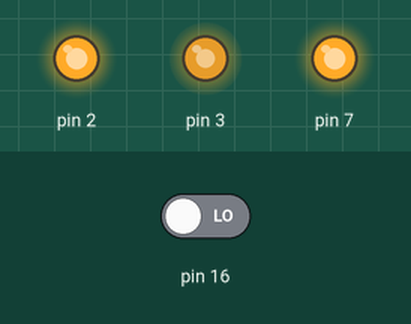
The sketch below on a simulated Arduino Uno, built with avr-gcc and run on an emulated ATmega328P. Parts: output pins drawn as LEDs (lit = HIGH). The test bench sets the inputs (shaded band); at power-on: pin 16 LOW.

Above: at 1.2 s.
1.3 s: pin 16 driven HIGH
At 2.6 s:
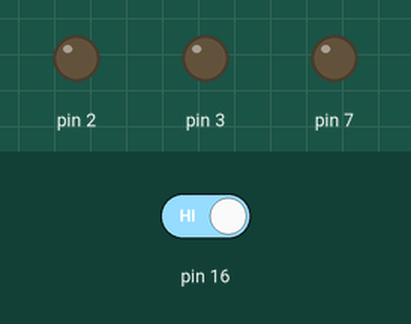
3.0 s: pin 16 driven LOW
At 4.5 s:
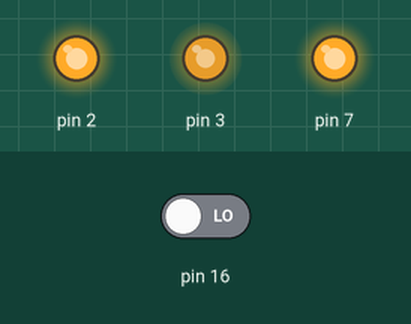
Timing chart, 0 to 6.0 s (numbered marks = the images above; inputs shaded):
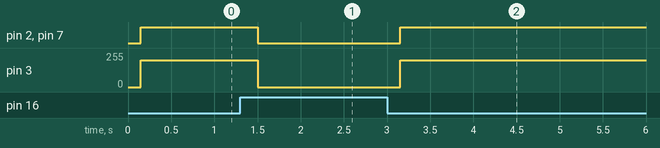

Measured:
- after the input at 1.3 s, pin 2, pin 7: HIGH → LOW after 0.20 s; pin 3: 200/255 → 0/255 after 0.20 s
- after the input at 3.0 s, pin 2, pin 7: LOW → HIGH after 0.15 s; pin 3: 0/255 → 200/255 after 0.15 s

The sketch:

France-Master.ino
```cpp
#include "Motors.h"
#include "Directions.h"
#include "tests.h"
#include "IRs.h"
#include <Arduino.h>

// Motors
Motor mNE(39, 3, 0);
Motor mSE(38, 2, 0);
Motor mNW(40, 33, 0);
Motor mSW(41, 7, 0);

// IR Sensors
IRSensor northIR(16);

int speed (200);

void setup() {
  Serial.begin(9600);
}

void loop() {
  if(northIR.checkIrSensor()) {
    north(200);
  } else {
    brake();
  }
}
```

Compass.ino
```cpp

```

Directions.h
```cpp
#ifndef Directions_H
#define Directions_H

#include "Motors.h"

void north(int speed);
void south(int speed);
void east(int speed);
void west(int speed);
void brake();

#endif
```

Directions.ino
```cpp
void north(int speed) {
  mSW.setSpeed(speed);
  mNW.setSpeed(speed);
  mNE.setSpeed(speed);
  mSE.setSpeed(speed);
}

void south(int speed) {
  mSW.setSpeed(-speed);
  mNW.setSpeed(-speed);
  mNE.setSpeed(-speed);
  mSE.setSpeed(-speed);
}

void west(int speed) {
  mSW.setSpeed(speed);
  mNW.setSpeed(-speed);
  mNE.setSpeed(speed);
  mSE.setSpeed(-speed);
}

void east(int speed) {
  mSW.setSpeed(-speed);
  mNW.setSpeed(speed);
  mNE.setSpeed(-speed);
  mSE.setSpeed(speed);
}

void brake() {
  mSW.brake();
  mNW.brake();
  mNE.brake();
  mSE.brake();
}
```

General_Functions.h
```cpp
#ifndef General_Functions_H
#define General_Functions_H

// Returns true if the integer arrays are the same and false if they aren't
bool compareIntArrays(int array1[], int array2[], int size);

// Prints an integer array
void printIntArray(int array[], int size);

#endif
```

General_Functions.ino
```cpp
// Returns true if the integer arrays are the same and false if they aren't
bool compareIntArrays(int array1[], int array2[], int size) {
  for (int i = 0; i < size; i++) {
    if (array1[i] != array2[i]) {
      return false;
    }
  }
  return true;
}

// Prints an integer array
void printIntArray(int array[], int size) {
  for (int i = 0; i < size; i++) {
    Serial.print(array[i]);
    Serial.print(" ");
  }
  Serial.println();
}
```

IRs.h
```cpp
#ifndef IRs_H
#define IRs_H

#include "General_Functions.h"

class IRSensor {
  private:
    int pin;
    static int blindState[3];
    int currState[3];
  public:
    IRSensor(int PIN);
    bool checkIrSensor();
};

#endif
```

IRs.ino
```cpp
// Returns true if sensor sees the ball and false if it doesn't

int IRSensor::blindState[3] = {1, 1, 1};

bool IRSensor::checkIrSensor() {
  for(int i = 0; i < 3; i++) {
    currState[i] = digitalRead(pin);
    delay(50);
  }

  if(compareIntArrays(currState, blindState, 3)) {
    return false;
  } else {
    return true;
  }
}

IRSensor::IRSensor(int PIN) {
  pin = PIN;
  pinMode(pin, INPUT);
}
```

Motors.h
```cpp
#ifndef Motors_H
#define Motors_H

class Motor {
  private:
    int dir;
    int pwm;
    int inv;

  public:
    Motor(int DIR, int PWM, int inversion);
    void setSpeed(int spd);
    void brake();
};

#endif
```

Motors.ino
```cpp
Motor::Motor(int DIR, int PWM, int inversion) {
  dir = DIR;
  pwm = PWM;
  inv = inversion;
  pinMode(dir, OUTPUT);
  pinMode(pwm, OUTPUT);
}

void Motor::setSpeed(int spd) {
  int speed = spd;
  // Adjust motor direction based on speed
  if (speed > 0) {
    if (inv == 0) {
      digitalWrite(dir, HIGH);
    }
    else {
      digitalWrite(dir, LOW);
    }
  } else if (speed < 0) {
    if(inv == 0) {
      digitalWrite(dir, LOW);
    }
    else {
      digitalWrite(dir, HIGH);
    }
  } else {
    brake();
  }
  // Set the PWM speed
  analogWrite(pwm, abs(speed));
}

void Motor::brake() {
  analogWrite(pwm, 0);
}
```

tests.h
```cpp
#ifndef tests_H
#define tests_H

#include "Directions.h"

void motorsTest();

#endif
```

tests.ino
```cpp
void motorsTest() {
  north(speed);
  delay(500);
  brake();
  delay(1000);

  east(speed);
  delay(500);
  brake();
  delay(1000);

  south(speed);
  delay(500);
  brake();
  delay(1000);

  west(speed);
  delay(500);
  brake();
  delay(1000);
}
```
